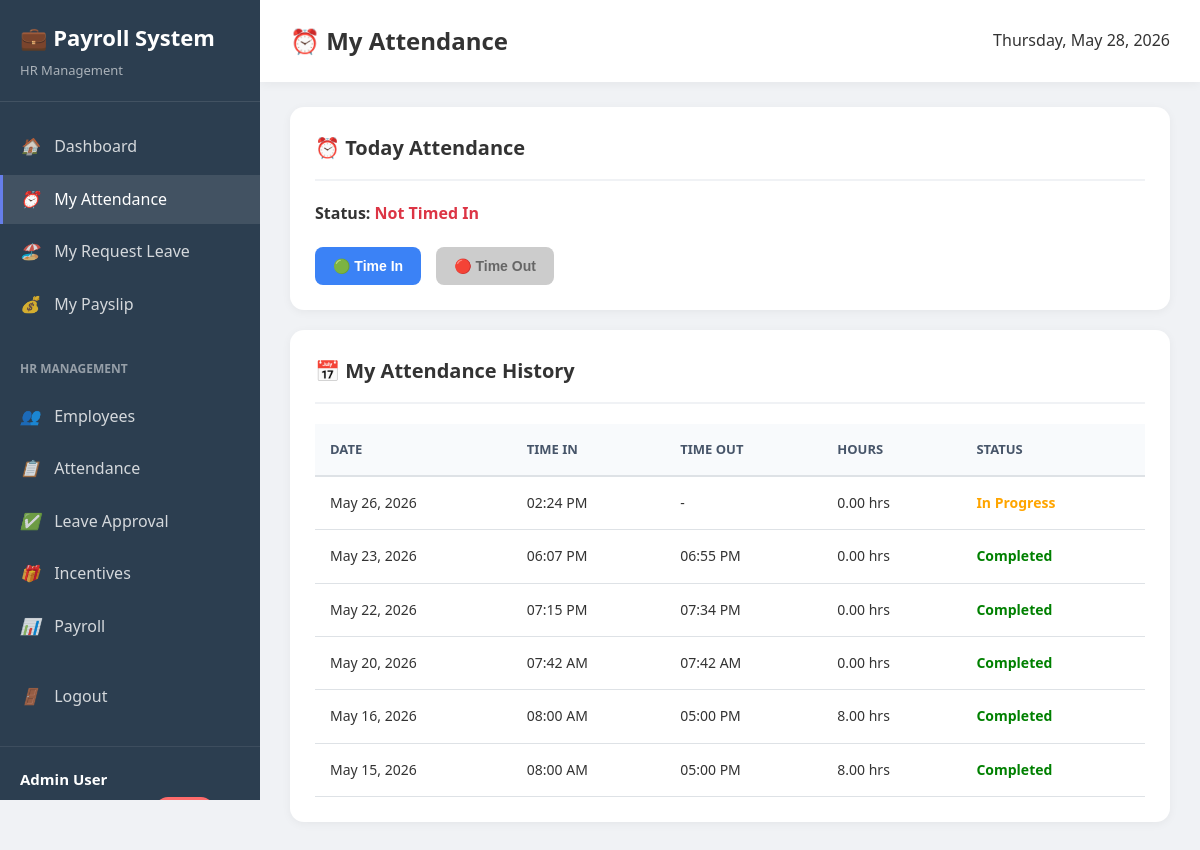
The app's page /includes/attendanceEmployee.php (signed in) with its own data.
### tables this page shows
CREATE TABLE `employees` (
  `id` int(11) NOT NULL,
  `employee_id` varchar(20) NOT NULL,
  `firstname` varchar(50) NOT NULL,
  `lastname` varchar(50) NOT NULL,
  `email` varchar(100) NOT NULL,
  `password` varchar(255) NOT NULL,
  `phone` varchar(20) DEFAULT NULL,
  `role_id` int(11) NOT NULL,
  `department_id` int(11) DEFAULT NULL,
  `shift_id` int(11) DEFAULT NULL,
  `hire_date` date NOT NULL,
  `status` varchar(20) DEFAULT 'active',
  `is_hr` tinyint(1) DEFAULT 0 COMMENT '1 = HR privileges',
  `is_admin` tinyint(1) DEFAULT 0 COMMENT '1 = Admin privileges',
  `created_at` timestamp NOT NULL DEFAULT current_timestamp()
);

CREATE TABLE `attendance` (
  `id` int(11) NOT NULL,
  `employee_id` int(11) NOT NULL,
  `date` date NOT NULL,
  `time_in` time DEFAULT NULL,
  `time_out` time DEFAULT NULL,
  `hours_worked` decimal(5,2) DEFAULT 0.00,
  `status` varchar(20) DEFAULT 'present' COMMENT 'present, absent, late',
  `created_at` timestamp NOT NULL DEFAULT current_timestamp()
);

### config/session.php (called while the page is built, shortened)
<?php
function isLoggedIn() {
    return isset($_SESSION['user_id']);
}
function getCurrentUser() {
    global $pdo;
    $stmt = $pdo->prepare("
        SELECT
            e.*,
            r.role_name,
            r.monthly_salary,
            d.department_name,
            s.shift_name
        FROM employees e
        JOIN roles r ON e.role_id = r.id
        LEFT JOIN departments d ON e.department_id = d.id
        LEFT JOIN shifts s ON e.shift_id = s.id
        WHERE e.id = ?
        LIMIT 1
    ");
    $stmt->execute([$_SESSION['user_id']]);
    return $stmt->fetch(PDO::FETCH_ASSOC);
}
?>

### includes/attendanceEmployee.php (the view, shortened to what this page needs)
<?php
require_once('../config/database.php');
require_once('../config/session.php');
$user = getCurrentUser();
$today = date('Y-m-d');
$stmt = $pdo->prepare("
    SELECT *
    FROM attendance
    WHERE employee_id = ? AND date = ?
");
$stmt->execute([$user['id'], $today]);
$attendance = $stmt->fetch();
$stmt = $pdo->prepare("
    SELECT *
    FROM attendance
    WHERE employee_id = ?
    ORDER BY date DESC
    LIMIT 30
");
$stmt->execute([$user['id']]);
$attendance_history = $stmt->fetchAll();
?>
<!DOCTYPE html>
<html lang="en">
<head>
    <link rel="stylesheet" href="../assets/dashboard.css">
    <link rel="stylesheet" href="../assets/attendanceEmployee.css">
</head>
<body class="dashboard">
<aside class="sidebar">
    <div class="sidebar-header">
        <h2>💼 Payroll System</h2>
        <p>HR Management</p>
    </div>
    <ul class="nav-menu">
        <li class="nav-item">
            <a href="dashboard.php" class="nav-link">
                <i>🏠</i> Dashboard
            </a>
        </li>
        <li class="nav-item">
            <a href="../includes/attendanceEmployee.php" class="nav-link active">
                <i>⏰</i> My Attendance
            </a>
        </li>
        <li class="nav-item">
            <a href="leave.php" class="nav-link">
                <i>🏖️</i> My Request Leave
            </a>
        </li>
        <li class="nav-item">
            <a href="payslip.php" class="nav-link">
                <i>💰</i> My Payslip
            </a>
        </li>
        <?php if ($user['is_hr'] || $user['is_admin']): ?>
            <li class="nav-item" style="margin-top: 20px; padding: 10px 20px; color: rgba(255,255,255,0.5); font-size: 12px; font-weight: bold;">
                HR MANAGEMENT
            </li>
            <li class="nav-item">
                <a href="employee.php" class="nav-link">
                    <i>👥</i> Employees</a>
            </li>
            <li class="nav-item">
                <a href="attendance_hr.php" class="nav-link">
                    <i>📋</i> Attendance</a>
            </li>
            <li class="nav-item">
                <a href="manage_leaves.php" class="nav-link">
                    <i>✅</i> Leave Approval</a>
            </li>
            <li class="nav-item">
                <a href="manage_incentives.php" class="nav-link">
                    <i>🎁</i> Incentives</a>
            </li>
            <li class="nav-item">
                <a href="payroll.php" class="nav-link">
                    <i>📊</i> Payroll</a>
            </li>
        <?php endif; ?>
        <li class="nav-item" style="margin-top: 20px;">
            <a href="logout.php" class="nav-link">
                <i>🚪</i> Logout</a>
        </li>
    </ul>
    <div class="user-info">
        <strong><?= htmlspecialchars($user['firstname'] . ' ' . $user['lastname']); ?></strong>
        <?php if ($user['is_admin']): ?>
            <span class="badge badge-admin">ADMIN</span>
        <?php elseif ($user['is_hr']): ?>
            <span class="badge badge-hr">HR</span>
        <?php endif; ?>
    </div>
</aside>
<main class="main-content">
    <div class="topbar">
        <h1>⏰ My Attendance</h1>
        <div><?= date('l, F d, Y'); ?></div>
    </div>
    <div class="card attendance-card">
        <div class="card-header">
            <h3 class="card-title">⏰ Today Attendance</h3>
        </div>
        <div class="attendance-info">
            <?php if (!$attendance): ?>
                <p><b>Status:</b> <span class="status-notin">Not Timed In</span></p>
            <?php endif; ?>
        </div>
        <div class="attendance-buttons">
            <form method="POST">
                <?php if (!$attendance): ?>
                    <button class="btn btn-primary" name="time_in">🟢 Time In</button>
                <?php else: ?>
                    <button class="btn btn-disabled" disabled>🟢 Time In</button>
                <?php endif; ?>
            </form>
            <form method="POST">
                <?php if ($attendance && !$attendance['time_out']): ?>
                    <button class="btn btn-secondary" name="time_out">🔴 Time Out</button>
                <?php else: ?>
                    <button class="btn btn-disabled" disabled>🔴 Time Out</button>
                <?php endif; ?>
            </form>
        </div>
    </div>
    <div class="card attendance-card">
        <div class="card-header">
            <h3 class="card-title">📅 My Attendance History</h3>
        </div>
        <?php if (empty($attendance_history)): ?>
            <p>No attendance records found.</p>
        <?php else: ?>
            <div class="table-container">
                <table>
                    <thead>
                        <tr>
                            <th>Date</th>
                            <th>Time In</th>
                            <th>Time Out</th>
                            <th>Hours</th>
                            <th>Status</th>
                        </tr>
                    </thead>
                    <tbody>
                        <?php foreach ($attendance_history as $row): ?>
                            <tr>
                                <td><?= date('M d, Y', strtotime($row['date'])) ?></td>
                                <td><?= $row['time_in'] ? date('h:i A', strtotime($row['time_in'])) : '-' ?></td>
                                <td><?= $row['time_out'] ? date('h:i A', strtotime($row['time_out'])) : '-' ?></td>
                                <td><?= $row['hours_worked'] ?? 0 ?> hrs</td>
                                <td>
                                    <?php if ($row['time_out']): ?>
                                        <span class="status-completed">Completed</span>
                                    <?php else: ?>
                                        <span class="status-progress">In Progress</span>
                                    <?php endif; ?>
                                </td>
                            </tr>
                        <?php endforeach; ?>
                    </tbody>
                </table>
            </div>
        <?php endif; ?>
    </div>
</main>
</body>
</html>

### assets/dashboard.css (style rules this page uses)
* { margin: 0; padding: 0; box-sizing: border-box; }
body { font-family: 'Segoe UI', Tahoma, Geneva, Verdana, sans-serif; background: linear-gradient(135deg, #667eea 0%, #764ba2 100%); color: #333; line-height: 1.6; }
.dashboard { display: flex; min-height: 100vh; background: #f0f2f5; }
.sidebar { width: 260px; background: #2c3e50; color: white; padding: 20px 0; position: fixed; height: 100vh; overflow-y: auto; }
.sidebar-header { padding: 0 20px 20px; border-bottom: 1px solid rgba(255,255,255,0.1); margin-bottom: 20px; }
.sidebar-header h2 { font-size: 22px; margin-bottom: 5px; }
.sidebar-header p { font-size: 13px; color: rgba(255,255,255,0.6); }
.nav-menu { list-style: none; }
.nav-item { margin-bottom: 3px; }
.nav-link { display: block; padding: 12px 20px; color: rgba(255,255,255,0.8); text-decoration: none; transition: all 0.3s; }
.nav-link:hover, .nav-link.active { background: rgba(255,255,255,0.1); color: white; border-left: 3px solid #667eea; padding-left: 17px; }
.nav-link i { margin-right: 10px; width: 20px; display: inline-block; }
.user-info { padding: 20px; border-top: 1px solid rgba(255,255,255,0.1); margin-top: 20px; }
.user-info strong { display: block; margin-bottom: 5px; }
.badge { display: inline-block; padding: 3px 8px; border-radius: 12px; font-size: 11px; font-weight: bold; margin-left: 5px; }
.badge-admin { background: #ff6b6b; color: white; }
.main-content { margin-left: 260px; flex: 1; padding: 30px; }
.topbar { background: white; padding: 20px 30px; margin: -30px -30px 30px -30px; box-shadow: 0 2px 10px rgba(0,0,0,0.05); display: flex; justify-content: space-between; align-items: center; }
.topbar h1 { font-size: 24px; color: #333; }
.card { background: white; padding: 25px; border-radius: 10px; box-shadow: 0 2px 10px rgba(0,0,0,0.05); margin-bottom: 20px; }
.card-header { display: flex; justify-content: space-between; align-items: center; margin-bottom: 20px; padding-bottom: 15px; border-bottom: 2px solid #f0f2f5; }
.card-title { font-size: 18px; font-weight: 600; color: #333; }
.btn { display: inline-block; padding: 12px 24px; border: none; border-radius: 6px; font-size: 14px; font-weight: 500; cursor: pointer; transition: all 0.3s; text-decoration: none; text-align: center; }
.btn-primary { background: #667eea; color: white; }
.table-container { overflow-x: auto; }
table { width: 100%; border-collapse: collapse; background: white; }
table th { background: #f8f9fa; padding: 15px; text-align: left; font-weight: 600; color: #555; border-bottom: 2px solid #dee2e6; font-size: 13px; text-transform: uppercase; }
table td { padding: 15px; border-bottom: 1px solid #dee2e6; vertical-align: middle; }

### records on screen
employees: firstname+lastname "Admin User"
attendance: date "May 26, 2026", time_in "02:24 PM", hours_worked "0.00", shows "In Progress"
attendance: date "May 23, 2026", time_in "06:07 PM", time_out "06:55 PM", hours_worked "0.00", shows "Completed"
attendance: date "May 22, 2026", time_in "07:15 PM", time_out "07:34 PM", hours_worked "0.00", shows "Completed"
attendance: date "May 20, 2026", time_in "07:42 AM", time_out "07:42 AM", hours_worked "0.00", shows "Completed"
attendance: date "May 16, 2026", time_in "08:00 AM", time_out "05:00 PM", hours_worked "8.00", shows "Completed"
attendance: date "May 15, 2026", time_in "08:00 AM", time_out "05:00 PM", hours_worked "8.00", shows "Completed"
